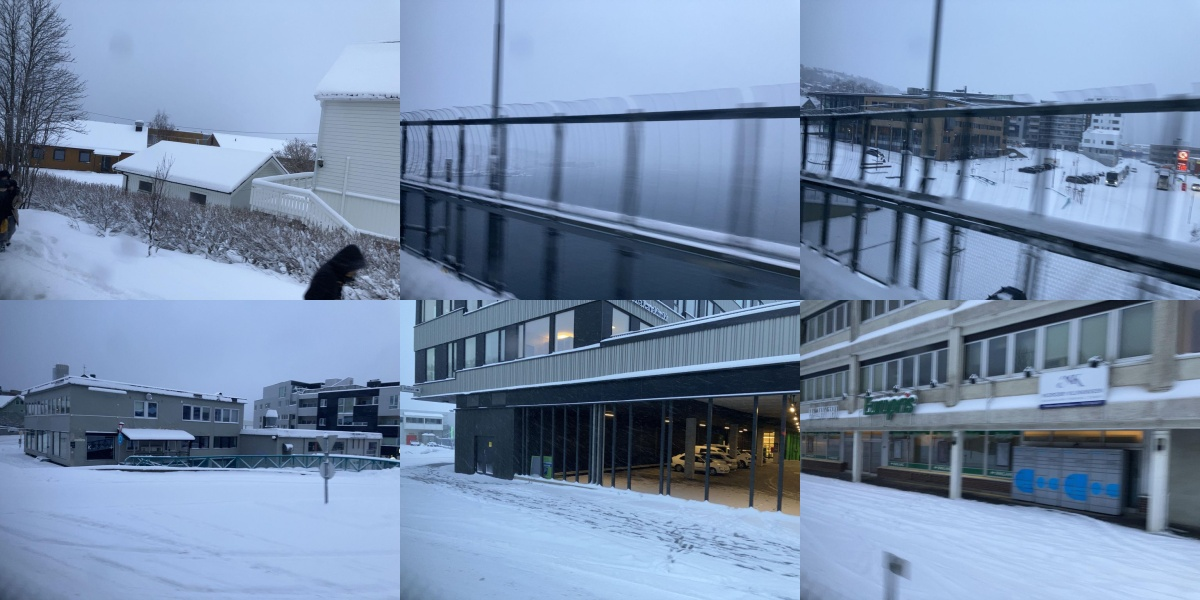
#> input picture data/video/recon/_thumbs/tromso_seq_SZP4gI0sr3.jpg, 1200 x 600 px
$ python -i snow_quality.py   (imports and definitions only)   (older library calls are emulated)
#> lines starting #> are read from the running program, lines starting #| are printed output that depends on the picture
#> further down, picture is the input picture: shape (600, 1200, 3); mean B, G, R 170.7, 140.1, 118.3
"""Per-snow-frame quality scoring.

A snow plough's actual camera produces sharp, well-framed captures with the
road clearly visible. Mapillary contributor uploads include heavy motion blur,
night-with-no-lighting, and windshield-blocked frames that are not in the
plough's operating regime. This module scores each snow frame on three cheap
metrics so we can pre-filter junk before the human curator sees them.

Metrics (all computed over the lower 70% of the image, where the road sits):
    - sharpness: variance of the Laplacian. Higher = sharper.
    - brightness: median V channel of HSV. Drop very dark frames.
    - edge_density: Canny edge count / pixel count. Drops featureless frames.

Each metric is normalised to [0, 1] via per-metric percentile rank across the
image set, then averaged into a `composite` score. A `pass: bool` is set by
applying configurable thresholds.

Usage:
    uv run python -m src.snow_quality                # score all pairs
    uv run python -m src.snow_quality --top 100      # show top 100 by score
"""

from __future__ import annotations

import argparse
import json
from dataclasses import dataclass, asdict
from pathlib import Path
from typing import Iterable

import cv2
import numpy as np

PAIRS_DIR = Path("data/pairs")
ROAD_REGION_TOP_FRAC = 0.30  # ignore top 30% of image (sky / building tops)
ROAD_REGION_BOTTOM_FRAC = 1.00  # include all the way down; dashboard handled elsewhere

DEFAULT_THRESHOLDS = {
    # Conservative defaults — designed to keep the top ~50% of frames.
    "sharpness_min": 60.0,    # raw Laplacian variance
    "brightness_min": 35.0,   # 0-255 V channel median
    "edge_density_min": 0.010,  # fraction of road-region pixels that are Canny edges
}


@dataclass
class SnowQuality:
    sharpness: float
    brightness: float
    edge_density: float
    composite: float | None = None  # populated after batch normalisation
    sharpness_pass: bool = False
    brightness_pass: bool = False
    edge_pass: bool = False
    overall_pass: bool = False


def _road_region(img_bgr: np.ndarray) -> np.ndarray:
    h = img_bgr.shape[0]
#> h = 600
    y0 = int(round(h * ROAD_REGION_TOP_FRAC))
#> y0 = 180
    y1 = int(round(h * ROAD_REGION_BOTTOM_FRAC))
#> y1 = 600
    return img_bgr[y0:y1, :, :]
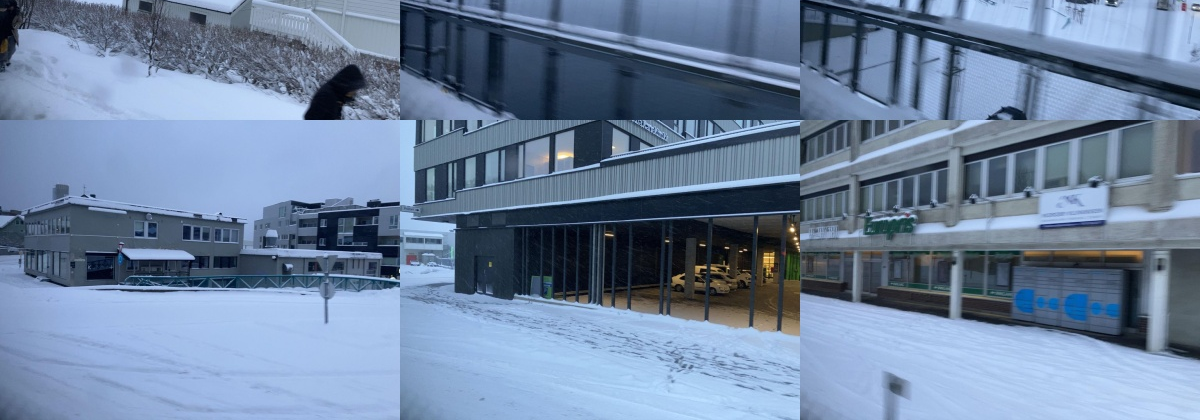
#> returned value: shape (420, 1200, 3); mean of channels 0, 1, 2 159.5, 130.9, 110; drawn as B, G, R


def score_image(img_bgr: np.ndarray) -> SnowQuality:
    """Compute the three raw metrics on one image (BGR uint8)."""
    region = _road_region(img_bgr)
    gray = cv2.cvtColor(region, cv2.COLOR_BGR2GRAY)
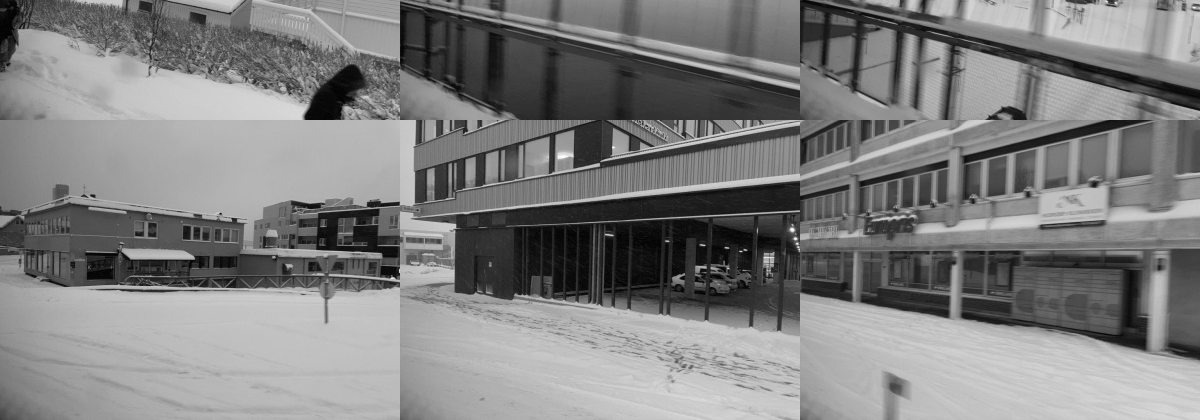
#> gray: shape (420, 1200); min 1, max 254, mean 127.9
    sharpness = float(cv2.Laplacian(gray, cv2.CV_64F).var())
#> sharpness = 697.3
    hsv = cv2.cvtColor(region, cv2.COLOR_BGR2HSV)
#> hsv: shape (420, 1200, 3); mean H, S, V 105.2, 88.7, 160.1
    brightness = float(np.median(hsv[..., 2]))
#> brightness = 169
    edges = cv2.Canny(gray, 50, 150)
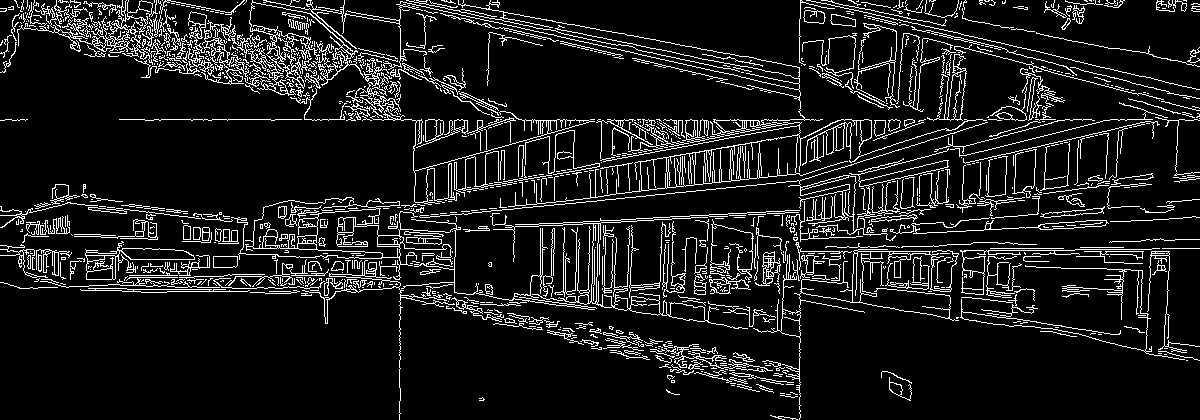
#> edges: shape (420, 1200); 10.5% white in thin lines or dots
    edge_density = float(edges.mean() / 255.0)
#> edge_density = 0.105
    return SnowQuality(
        sharpness=round(sharpness, 2),
        brightness=round(brightness, 1),
        edge_density=round(edge_density, 4),
    )


# [77 lines left out: functions _percentile_rank, score_all, main, not called in this run]


# [2 lines not run here, left out]

>>> import cv2
>>> picture = cv2.imread('../data/video/recon/_thumbs/tromso_seq_SZP4gI0sr3.jpg')
>>> result = score_image(picture)
